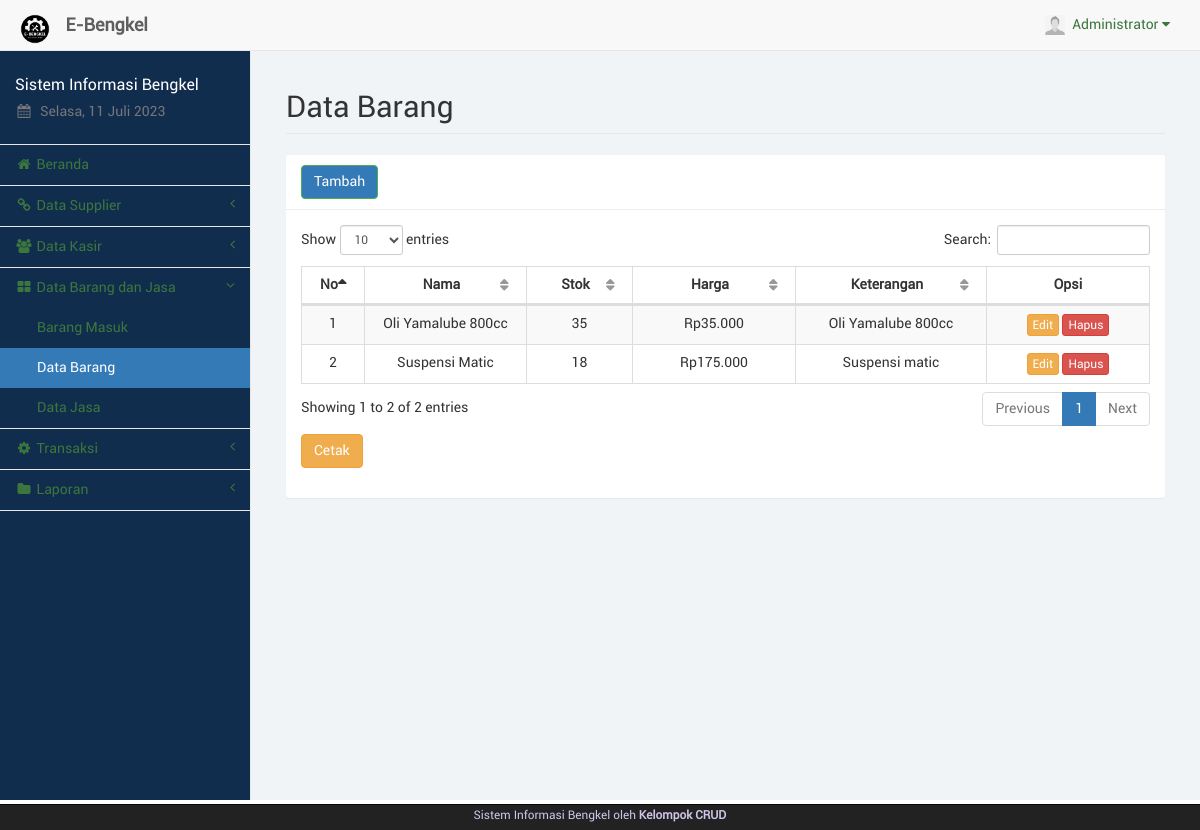
The page /barang.php (signed in) on the database its author committed.
### tables this page shows
CREATE TABLE `barangjasa` (
  `id_brg` int(11) NOT NULL,
  `nama` varchar(100) NOT NULL,
  `jenis` varchar(20) NOT NULL,
  `stok` varchar(10) NOT NULL,
  `harga` varchar(20) NOT NULL,
  `keterangan` text NOT NULL,
  `id_adm` int(11) NOT NULL
);

### sess_check.php (called while the page is built, shortened)
<?php
	$chk_sess = $_SESSION['admin'];
	include("dist/config/koneksi.php");
	$sql_sess = "SELECT * FROM admin WHERE id_adm='". $chk_sess ."'";
	$ress_sess = mysqli_query($conn, $sql_sess);
	$row_sess = mysqli_fetch_array($ress_sess);
	$sess_admname = $row_sess['nama_adm'];
	$sess_admfoto = $row_sess['foto_adm'];
?>

### dist/function/format_rupiah.php (called while the page is built, shortened)
<?php
	function format_rupiah($rp) {
		$jumlah = number_format($rp, 0, ",", ".");
		$rupiah = "Rp". $jumlah;
		return $rupiah;
	}
?>

### barang.php (the view, shortened to what this page needs)
<?php
	include("sess_check.php");
	$pagedesc = "Data Barang";
	include("layout_top.php");
	include("dist/function/format_rupiah.php");
?>
		<div id="page-wrapper">
            <div class="container-fluid">
                <div class="row">
                    <div class="col-lg-12">
                        <h1 class="page-header">Data Barang</h1>
                    </div>
                </div>
				<div class="row">
					<div class="col-lg-12"><?php include("layout_alert.php"); ?></div>
				</div>
				<div class="row">
					<div class="col-lg-12">
						<div class="panel panel-default">
							<div class="panel-heading">
								<a href="barang_tambah.php" class="btn btn-success">Tambah</a>
							</div>
							<div class="panel-body">
								<table class="table table-striped table-bordered table-hover" id="tabel-data">
									<thead>
										<tr>
											<th width="1%">No</th>
											<th width="10%">Nama</th>
											<th width="5%">Stok</th>
											<th width="10%">Harga</th>
											<th width="10%">Keterangan</th>
											<th width="10%">Opsi</th>
										</tr>
									</thead>
									<tbody>
										<?php
											$i = 1;
											$sql = "SELECT * FROM barangjasa WHERE jenis='barang' ORDER BY nama ASC";
											$ress = mysqli_query($conn, $sql);
											while($data = mysqli_fetch_array($ress)) {
												echo '<tr>';
												echo '<td class="text-center">'. $i .'</td>';
												echo '<td class="text-center">'. $data['nama'] .'</td>';
												echo '<td class="text-center">'. $data['stok'] .'</td>';
												echo '<td class="text-center">'. format_rupiah($data['harga']) .'</td>';
												echo '<td class="text-center">'. $data['keterangan'] .'</td>';
												echo '<td class="text-center">
													  <a href="barang_edit.php?brg='. $data['id_brg'] .'" class="btn btn-warning btn-xs">Edit</a>';?>
													  <a href="barang_hapus.php?brg=<?php echo $data['id_brg'];?>" onclick="return confirm('Apakah anda yakin akan menghapus <?php echo $data['nama'];?>?');" class="btn btn-danger btn-xs">Hapus</a></td>
												<?php
												echo '</tr>';
												$i++;
											}
										?>
									</tbody>
								</table>
							<div class="form-group">
									<a href="barang_stok.php" target="_blank" class="btn btn-warning">Cetak</a>
							</div>
							</div>
						</div>
					</div>
				</div>
            </div>
        </div>
<?php
	include("layout_bottom.php");
?>

### layout_top.php (shortened to what this page needs)
<?php
$haries = array("Sunday" => "Minggu", "Monday" => "Senin", "Tuesday" => "Selasa", "Wednesday" => "Rabu", "Thursday" => "Kamis", "Friday" => "Jum'at", "Saturday" => "Sabtu");
$bulans = array("", "Januari", "Februari", "Maret", "April", "Mei", "Juni", "Juli", "Agustus", "September", "Oktober", "November", "Desember");
$hari_ini = $haries[date("l")];
$bulan_ini = $bulans[date("n")];
$tanggal = date("d");
$tahun = date("Y");
?>
<!DOCTYPE html>
<html lang="en">
<head>
	<link rel="stylesheet" href="p.css">
	<link href="libs/bootstrap/dist/css/bootstrap.min.css" rel="stylesheet">
	<link href="libs/metisMenu/dist/metisMenu.min.css" rel="stylesheet">
	<link href="libs/datatables-plugins/integration/bootstrap/3/dataTables.bootstrap.css" rel="stylesheet">
	<link href="libs/datatables-responsive/css/dataTables.responsive.css" rel="stylesheet">
	<link href="dist/css/sb-admin-2.css" rel="stylesheet">
	<link href="dist/css/offline-font.css" rel="stylesheet">
	<link href="dist/css/custom.css" rel="stylesheet">
	<link href="libs/font-awesome/css/font-awesome.min.css" rel="stylesheet" type="text/css">
</head>
<body>
	<div id="wrapper" style="background-color: rgba(17, 45, 78, 1);">
		<nav class="navbar navbar-default navbar-static-top" role="navigation" style="margin-bottom: 0">
			<div class="navbar-header">
				<a class="navbar-brand hidden-xs" href="index.php">
					<img src="img/logo.png" alt="brand" width="40" class="float-left image-brand">
					<div class="float-right">&nbsp;<strong>E-Bengkel</strong></div>
				</a>
			</div>
			<ul class="nav navbar-top-links navbar-right">
				<li class="dropdown dropdown-right">
					<a class="dropdown-toggle" data-toggle="dropdown" href="#">
						<img src="img/<?php echo $sess_admfoto; ?>" width="20px" height="20px"
							padding="0px">&nbsp;&nbsp;<?php echo ucfirst($sess_admname); ?>&nbsp;<i
							class="fa fa-caret-down"></i>
					</a>
				</li>
			</ul>
			<div class="navbar-default sidebar" role="navigation" style="background-color: rgba(17, 45, 78, 1);">
				<div class="sidebar-nav navbar-collapse">
					<ul class="nav" id="side-menu">
						<li class="sidebar-search">
							<h4 style="color: white;">Sistem Informasi Bengkel</h4>
							<h5 class="text-muted"><i class="fa fa-calendar fa-fw"></i>&nbsp;
								<?php echo $hari_ini . ", " . $tanggal . " " . $bulan_ini . " " . $tahun ?>
							</h5>
						</li>
						<?php
						if ($pagedesc == "Beranda") {
							echo '<li><a href="index.php" class="active"><i class="fa fa-home fa-fw"></i>&nbsp;Beranda</a></li>';
						} else {
							echo '<li><a href="index.php"><i class="fa fa-home fa-fw"></i>&nbsp;Beranda</a></li>';
						}
						if (isset($menuparent) && $menuparent == "supplier") {
							echo '<li class="active">';
						} else {
							echo '<li>';
						}
						?>
						<a href="#"><i class="fa fa-chain fa-fw"></i>&nbsp;Data Supplier<span
								class="fa arrow"></span></a>
						<?php
						if (isset($menuparent) && $menuparent == "kasir") {
							echo '<li class="active">';
						} else {
							echo '<li>';
						}
						?>
						<a href="#"><i class="fa fa-group fa-fw"></i>&nbsp;Data Kasir<span class="fa arrow"></span></a>
						<?php
						if (isset($menuparent) && $menuparent == "barang") {
							echo '<li class="active">';
						} else {
							echo '<li>';
						}
						?>
						<a href="#"><i class="fa fa-th-large fa-fw"></i>&nbsp;Data Barang dan Jasa<span
								class="fa arrow"></span></a>
						<ul class="nav nav-second-level">
							<?php
							if ($pagedesc == "Barang Masuk") {
								echo '<li><a href="trxbarang.php" class="active">Barang Masuk</a></li>';
							} else {
								echo '<li><a href="trxbarang.php">Barang Masuk</a></li>';
							}
							if ($pagedesc == "Data Barang") {
								echo '<li><a href="barang.php" class="active">Data Barang</a></li>';
							} else {
								echo '<li><a href="barang.php">Data Barang</a></li>';
							}
							if ($pagedesc == "Data Jasa") {
								echo '<li><a href="jasa.php" class="active">Data Jasa</a></li>';
							} else {
								echo '<li><a href="jasa.php">Data Jasa</a></li>';
							}
							?>
						</ul>
						<?php
						if (isset($menuparent) && $menuparent == "transaksi") {
							echo '<li class="active">';
						} else {
							echo '<li>';
						}
						?>
						<a href="#"><i class="fa fa-gear fa-fw"></i>&nbsp;Transaksi<span class="fa arrow"></span></a>
						</li>
						<?php
						if (isset($menuparent) && $menuparent == "laporan") {
							echo '<li class="active">';
						} else {
							echo '<li>';
						}
						?>
						<a href="#"><i class="fa fa-folder fa-fw"></i>&nbsp;Laporan<span class="fa arrow"></span></a>
						</li>
					</ul>
				</div>
			</div>
		</nav>

### rows shown on the page
barangjasa: nama "Oli Yamalube 800cc", stok "35", harga "Rp35.000", keterangan "Oli Yamalube 800cc"
barangjasa: nama "Suspensi Matic", stok "18", harga "Rp175.000", keterangan "Suspensi matic"

### other values the page prints
$sess_admname "Administrator"
